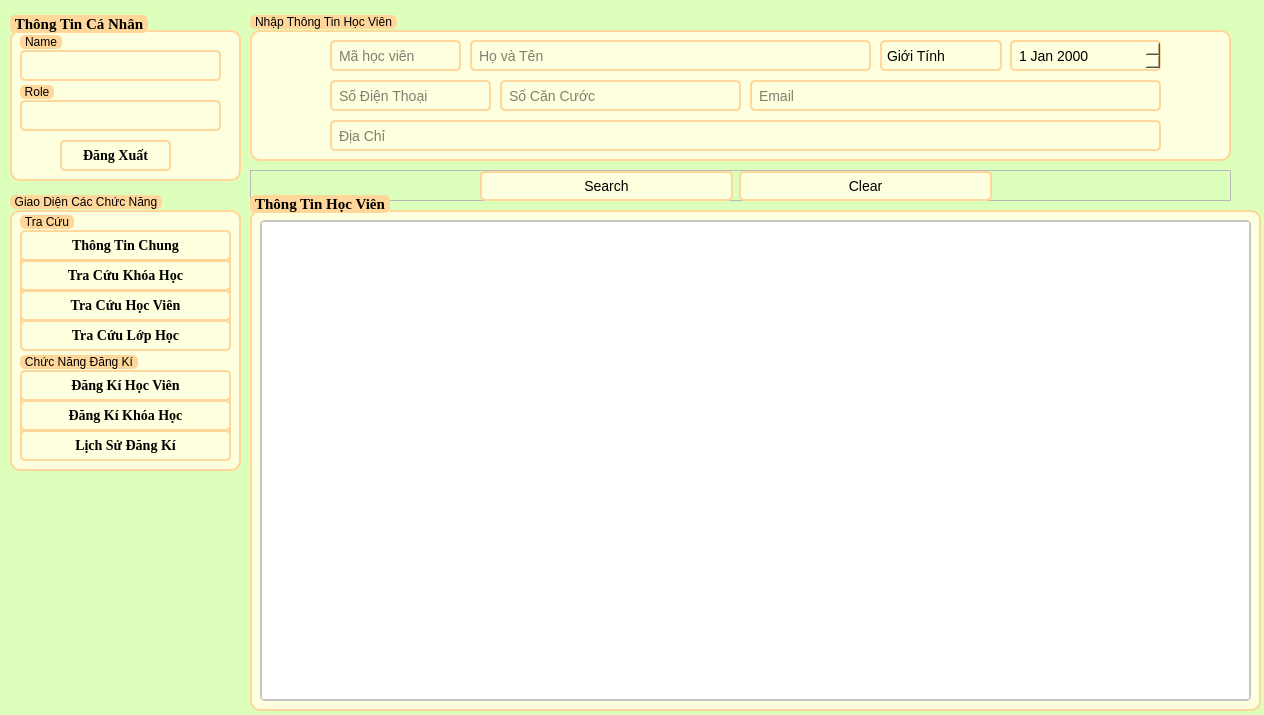
<?xml version="1.0" encoding="UTF-8"?>
<ui version="4.0">
 <class>TraCuuHocVien</class>
 <widget class="QWidget" name="TraCuuHocVien">
  <property name="geometry">
   <rect>
    <x>0</x>
    <y>0</y>
    <width>1264</width>
    <height>715</height>
   </rect>
  </property>
  <property name="windowTitle">
   <string>Tra Cứu Học Viên</string>
  </property>
  <property name="styleSheet">
   <string notr="true">*{
	font: 700 11pt &quot;Times New Roman&quot;;
}
QWidget#TraCuuHocVien {
    background-color: #DDFFBC
}

/* LineEdit Styles */
QLineEdit {
    border: 2px solid #FFD79A;
    border-radius: 5px;
    padding: 5px;
    background-color: #FEFFDE;
    font-size: 14px;
}

QLineEdit:focus {
    border: 2px solid #0078d7;
}

/* PushButton Styles */
QPushButton {
    border: 2px solid #FFD79A;
    border-radius: 5px;
    padding: 5px 15px;
    background-color: #FEFFDE;
    color: #000000;
    font-size: 14px;
}

QPushButton:hover {
    background-color: #FFD79A;
}

QPushButton:pressed {
    background-color: #004494;
}

/* TableWidget Styles */
QTableWidget {
    border: 2px solid #c4c4c4;
    border-radius: 5px;
    font-size: 14px;
}

QHeaderView::section {
    background-color: #FFFAC0;
    color: #9DE6E8;
    padding: 5px;
    border: 1px solid #c4c4c4;
}

QTableWidget::item {
    padding: 5px;
}

QTableWidget::item:selected {
    background-color: #FFD79A;
    color: #FFFAC0;
}

QTableWidget::item:hover {
    background-color: #FFD79A;
}

/* ScrollBar Styles */
QScrollBar:vertical {
    border: none;
    background: #f0f0f0;
    width: 12px;
    margin: 15px 0 15px 0;
}

QScrollBar::handle:vertical {
    background: #c4c4c4;
    min-height: 20px;
    border-radius: 5px;
}

QScrollBar::add-line:vertical,
QScrollBar::sub-line:vertical {
    height: 0;
}

QScrollBar::add-page:vertical,
QScrollBar::sub-page:vertical {
    background: none;
}
/* QDateEdit Styles */
QDateEdit {
    border: 2px solid #FFD79A;
    border-radius: 5px;
    padding: 5px;
    background-color: #FEFFDE;
    font-size: 14px;
}
QDateEdit:focus {
    border: 2px solid #0078d7;
}
/* ComboBox Styles */
QComboBox {
    border: 2px solid #FFD79A;
    border-radius: 5px;
    padding: 5px;
    background-color: #FEFFDE;
    font-size: 14px;
    min-width: 6em;
}

QComboBox:focus {
    border: 2px solid #0078d7;
}

QComboBox::drop-down {
    border: none;
}

QComboBox::down-arrow {
    image: url(down_arrow.png); /* Thay đổi icon mũi tên nếu cần */
}

QComboBox::down-arrow:on {
    top: 1px;
    left: 1px;
}

QComboBox QAbstractItemView {
    border: 2px solid #FFD79A;
    border-radius: 5px;
    background-color: #FEFFDE;
    font-size: 14px;
    selection-background-color: #FFD79A;
}
/* GroupBox Styles */
QGroupBox {
    border: 2px solid #FFD79A;
    border-radius: 10px;
    margin-top: 20px;
    background-color: #FEFFDE;
    padding: 10px;
}

QGroupBox::title {
    subcontrol-origin: margin;
    subcontrol-position: top left;
	top: 5px;
    padding: 0 3px;
    background-color: #FFD79A;
    border-radius: 5px;
    color: #000000;
    font-size: 14pt;
    font-weight: bold;
}</string>
  </property>
  <widget class="QFrame" name="frame_chucnang">
   <property name="geometry">
    <rect>
     <x>250</x>
     <y>170</y>
     <width>981</width>
     <height>31</height>
    </rect>
   </property>
   <property name="frameShape">
    <enum>QFrame::StyledPanel</enum>
   </property>
   <property name="frameShadow">
    <enum>QFrame::Raised</enum>
   </property>
   <widget class="QWidget" name="layoutWidget">
    <property name="geometry">
     <rect>
      <x>230</x>
      <y>0</y>
      <width>512</width>
      <height>32</height>
     </rect>
    </property>
    <layout class="QHBoxLayout" name="horizontalLayout">
     <item>
      <widget class="QPushButton" name="btn_tim">
       <property name="text">
        <string>Search</string>
       </property>
       <property name="icon">
        <iconset>
         <normaloff>../../icon/search.svg</normaloff>../../icon/search.svg</iconset>
       </property>
       <property name="shortcut">
        <string notr="true"/>
       </property>
      </widget>
     </item>
     <item>
      <widget class="QPushButton" name="btn_xoathongtin">
       <property name="text">
        <string>Clear</string>
       </property>
       <property name="icon">
        <iconset>
         <normaloff>../../icon/clearall.svg</normaloff>../../icon/clearall.svg</iconset>
       </property>
       <property name="shortcut">
        <string notr="true"/>
       </property>
      </widget>
     </item>
    </layout>
   </widget>
  </widget>
  <widget class="QGroupBox" name="groupBox">
   <property name="geometry">
    <rect>
     <x>250</x>
     <y>10</y>
     <width>981</width>
     <height>151</height>
    </rect>
   </property>
   <property name="title">
    <string>Nhập Thông Tin Học Viên</string>
   </property>
   <widget class="QLineEdit" name="diachi">
    <property name="geometry">
     <rect>
      <x>80</x>
      <y>110</y>
      <width>831</width>
      <height>31</height>
     </rect>
    </property>
    <property name="placeholderText">
     <string>Địa Chỉ</string>
    </property>
   </widget>
   <widget class="QLineEdit" name="mahocvien">
    <property name="geometry">
     <rect>
      <x>80</x>
      <y>30</y>
      <width>131</width>
      <height>31</height>
     </rect>
    </property>
    <property name="placeholderText">
     <string>Mã học viên</string>
    </property>
   </widget>
   <widget class="QLineEdit" name="ten">
    <property name="geometry">
     <rect>
      <x>220</x>
      <y>30</y>
      <width>401</width>
      <height>31</height>
     </rect>
    </property>
    <property name="placeholderText">
     <string>Họ và Tên</string>
    </property>
   </widget>
   <widget class="QComboBox" name="Gioitinh">
    <property name="geometry">
     <rect>
      <x>630</x>
      <y>30</y>
      <width>122</width>
      <height>31</height>
     </rect>
    </property>
    <property name="placeholderText">
     <string>Giới Tính</string>
    </property>
    <item>
     <property name="text">
      <string>Giới Tính</string>
     </property>
    </item>
    <item>
     <property name="text">
      <string>Nam</string>
     </property>
    </item>
    <item>
     <property name="text">
      <string>Nữ</string>
     </property>
    </item>
    <item>
     <property name="text">
      <string>Khác</string>
     </property>
    </item>
   </widget>
   <widget class="QLineEdit" name="socccd">
    <property name="geometry">
     <rect>
      <x>250</x>
      <y>70</y>
      <width>241</width>
      <height>31</height>
     </rect>
    </property>
    <property name="placeholderText">
     <string>Số Căn Cước</string>
    </property>
   </widget>
   <widget class="QLineEdit" name="sodienthoai">
    <property name="geometry">
     <rect>
      <x>80</x>
      <y>70</y>
      <width>161</width>
      <height>31</height>
     </rect>
    </property>
    <property name="placeholderText">
     <string>Số Điện Thoại</string>
    </property>
   </widget>
   <widget class="QLineEdit" name="email">
    <property name="geometry">
     <rect>
      <x>500</x>
      <y>70</y>
      <width>411</width>
      <height>31</height>
     </rect>
    </property>
    <property name="placeholderText">
     <string>Email</string>
    </property>
   </widget>
   <widget class="QDateEdit" name="ngaysinh">
    <property name="geometry">
     <rect>
      <x>760</x>
      <y>30</y>
      <width>151</width>
      <height>31</height>
     </rect>
    </property>
   </widget>
  </widget>
  <widget class="QGroupBox" name="groupBox_2">
   <property name="enabled">
    <bool>true</bool>
   </property>
   <property name="geometry">
    <rect>
     <x>250</x>
     <y>190</y>
     <width>1011</width>
     <height>521</height>
    </rect>
   </property>
   <property name="font">
    <font>
     <family>Times New Roman</family>
     <pointsize>11</pointsize>
     <italic>false</italic>
     <bold>true</bold>
    </font>
   </property>
   <property name="title">
    <string>Thông Tin Học Viên</string>
   </property>
   <widget class="QTableWidget" name="result_table">
    <property name="enabled">
     <bool>true</bool>
    </property>
    <property name="geometry">
     <rect>
      <x>10</x>
      <y>30</y>
      <width>991</width>
      <height>481</height>
     </rect>
    </property>
   </widget>
  </widget>
  <widget class="QGroupBox" name="groupBox_5">
   <property name="geometry">
    <rect>
     <x>10</x>
     <y>190</y>
     <width>231</width>
     <height>281</height>
    </rect>
   </property>
   <property name="title">
    <string>Giao Diện Các Chức Năng</string>
   </property>
   <widget class="QGroupBox" name="groupBox_4">
    <property name="geometry">
     <rect>
      <x>10</x>
      <y>20</y>
      <width>211</width>
      <height>141</height>
     </rect>
    </property>
    <property name="title">
     <string>Tra Cứu</string>
    </property>
    <widget class="QPushButton" name="btn_tracuuhocvien">
     <property name="enabled">
      <bool>false</bool>
     </property>
     <property name="geometry">
      <rect>
       <x>0</x>
       <y>80</y>
       <width>211</width>
       <height>31</height>
      </rect>
     </property>
     <property name="font">
      <font>
       <family>Times New Roman</family>
       <pointsize>-1</pointsize>
       <italic>false</italic>
       <bold>true</bold>
       <underline>false</underline>
       <strikeout>false</strikeout>
      </font>
     </property>
     <property name="text">
      <string>Tra Cứu Học Viên</string>
     </property>
    </widget>
    <widget class="QPushButton" name="btn_thongtinchung">
     <property name="enabled">
      <bool>true</bool>
     </property>
     <property name="geometry">
      <rect>
       <x>0</x>
       <y>20</y>
       <width>211</width>
       <height>31</height>
      </rect>
     </property>
     <property name="font">
      <font>
       <family>Times New Roman</family>
       <pointsize>-1</pointsize>
       <italic>false</italic>
       <bold>true</bold>
       <underline>false</underline>
       <strikeout>false</strikeout>
      </font>
     </property>
     <property name="text">
      <string>Thông Tin Chung</string>
     </property>
    </widget>
    <widget class="QPushButton" name="btn_tracuukhoahoc">
     <property name="enabled">
      <bool>true</bool>
     </property>
     <property name="geometry">
      <rect>
       <x>0</x>
       <y>50</y>
       <width>211</width>
       <height>31</height>
      </rect>
     </property>
     <property name="font">
      <font>
       <family>Times New Roman</family>
       <pointsize>-1</pointsize>
       <italic>false</italic>
       <bold>true</bold>
       <underline>false</underline>
       <strikeout>false</strikeout>
      </font>
     </property>
     <property name="text">
      <string>Tra Cứu Khóa Học</string>
     </property>
    </widget>
    <widget class="QPushButton" name="btn_tracuulophoc">
     <property name="geometry">
      <rect>
       <x>0</x>
       <y>110</y>
       <width>211</width>
       <height>31</height>
      </rect>
     </property>
     <property name="font">
      <font>
       <family>Times New Roman</family>
       <pointsize>-1</pointsize>
       <italic>false</italic>
       <bold>true</bold>
       <underline>false</underline>
       <strikeout>false</strikeout>
      </font>
     </property>
     <property name="text">
      <string>Tra Cứu Lớp Học</string>
     </property>
    </widget>
   </widget>
   <widget class="QGroupBox" name="groupBox_8">
    <property name="geometry">
     <rect>
      <x>10</x>
      <y>160</y>
      <width>211</width>
      <height>111</height>
     </rect>
    </property>
    <property name="title">
     <string>Chức Năng Đăng Kí</string>
    </property>
    <widget class="QPushButton" name="btn_dangkikhoahoc">
     <property name="enabled">
      <bool>true</bool>
     </property>
     <property name="geometry">
      <rect>
       <x>0</x>
       <y>50</y>
       <width>211</width>
       <height>31</height>
      </rect>
     </property>
     <property name="font">
      <font>
       <family>Times New Roman</family>
       <pointsize>-1</pointsize>
       <italic>false</italic>
       <bold>true</bold>
       <underline>false</underline>
       <strikeout>false</strikeout>
      </font>
     </property>
     <property name="text">
      <string>Đăng Kí Khóa Học</string>
     </property>
    </widget>
    <widget class="QPushButton" name="btn_lichsudangki">
     <property name="enabled">
      <bool>true</bool>
     </property>
     <property name="geometry">
      <rect>
       <x>0</x>
       <y>80</y>
       <width>211</width>
       <height>31</height>
      </rect>
     </property>
     <property name="font">
      <font>
       <family>Times New Roman</family>
       <pointsize>-1</pointsize>
       <italic>false</italic>
       <bold>true</bold>
       <underline>false</underline>
       <strikeout>false</strikeout>
      </font>
     </property>
     <property name="text">
      <string>Lịch Sử Đăng Kí</string>
     </property>
    </widget>
    <widget class="QPushButton" name="btn_dangkihocvien">
     <property name="enabled">
      <bool>true</bool>
     </property>
     <property name="geometry">
      <rect>
       <x>0</x>
       <y>20</y>
       <width>211</width>
       <height>31</height>
      </rect>
     </property>
     <property name="font">
      <font>
       <family>Times New Roman</family>
       <pointsize>-1</pointsize>
       <italic>false</italic>
       <bold>true</bold>
       <underline>false</underline>
       <strikeout>false</strikeout>
      </font>
     </property>
     <property name="text">
      <string>Đăng Kí Học Viên</string>
     </property>
    </widget>
   </widget>
  </widget>
  <widget class="QGroupBox" name="groupBox_3">
   <property name="enabled">
    <bool>true</bool>
   </property>
   <property name="geometry">
    <rect>
     <x>10</x>
     <y>10</y>
     <width>231</width>
     <height>171</height>
    </rect>
   </property>
   <property name="font">
    <font>
     <family>Times New Roman</family>
     <pointsize>11</pointsize>
     <italic>false</italic>
     <bold>true</bold>
    </font>
   </property>
   <property name="title">
    <string>Thông Tin Cá Nhân</string>
   </property>
   <widget class="QPushButton" name="btn_dangxuat">
    <property name="geometry">
     <rect>
      <x>50</x>
      <y>130</y>
      <width>111</width>
      <height>31</height>
     </rect>
    </property>
    <property name="font">
     <font>
      <family>Times New Roman</family>
      <pointsize>-1</pointsize>
      <italic>false</italic>
      <bold>true</bold>
      <underline>false</underline>
      <strikeout>false</strikeout>
     </font>
    </property>
    <property name="styleSheet">
     <string notr="true"/>
    </property>
    <property name="text">
     <string>Đăng Xuất</string>
    </property>
   </widget>
   <widget class="QGroupBox" name="groupBox_6">
    <property name="geometry">
     <rect>
      <x>10</x>
      <y>70</y>
      <width>201</width>
      <height>51</height>
     </rect>
    </property>
    <property name="title">
     <string>Role</string>
    </property>
    <widget class="QLineEdit" name="infor_role">
     <property name="enabled">
      <bool>false</bool>
     </property>
     <property name="geometry">
      <rect>
       <x>0</x>
       <y>20</y>
       <width>201</width>
       <height>31</height>
      </rect>
     </property>
    </widget>
   </widget>
   <widget class="QGroupBox" name="groupBox_7">
    <property name="geometry">
     <rect>
      <x>10</x>
      <y>20</y>
      <width>201</width>
      <height>51</height>
     </rect>
    </property>
    <property name="layoutDirection">
     <enum>Qt::LeftToRight</enum>
    </property>
    <property name="autoFillBackground">
     <bool>false</bool>
    </property>
    <property name="title">
     <string>Name</string>
    </property>
    <widget class="QLineEdit" name="infor_username">
     <property name="enabled">
      <bool>false</bool>
     </property>
     <property name="geometry">
      <rect>
       <x>0</x>
       <y>20</y>
       <width>201</width>
       <height>31</height>
      </rect>
     </property>
    </widget>
   </widget>
  </widget>
 </widget>
 <tabstops>
  <tabstop>diachi</tabstop>
  <tabstop>mahocvien</tabstop>
  <tabstop>ten</tabstop>
  <tabstop>Gioitinh</tabstop>
  <tabstop>sodienthoai</tabstop>
  <tabstop>socccd</tabstop>
  <tabstop>email</tabstop>
 </tabstops>
 <resources/>
 <connections/>
</ui>
